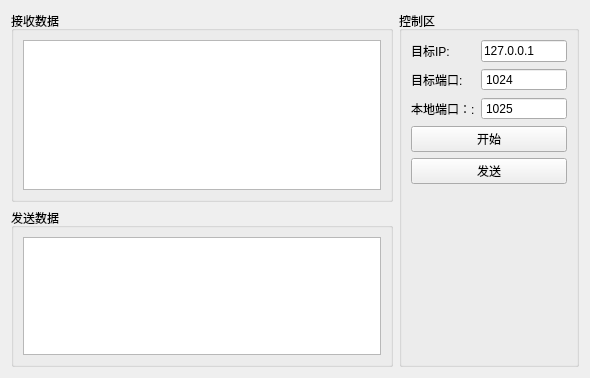
<?xml version="1.0" encoding="UTF-8"?>
<ui version="4.0">
 <class>SimpleUdpSocket2</class>
 <widget class="QWidget" name="SimpleUdpSocket2">
  <property name="geometry">
   <rect>
    <x>0</x>
    <y>0</y>
    <width>590</width>
    <height>378</height>
   </rect>
  </property>
  <property name="windowTitle">
   <string>Form</string>
  </property>
  <layout class="QGridLayout" name="gridLayout_4">
   <item row="0" column="0">
    <widget class="QGroupBox" name="groupBox">
     <property name="title">
      <string>接收数据</string>
     </property>
     <layout class="QGridLayout" name="gridLayout_3">
      <item row="0" column="0">
       <widget class="QTextEdit" name="text_recv"/>
      </item>
     </layout>
    </widget>
   </item>
   <item row="0" column="1" rowspan="2">
    <widget class="QGroupBox" name="groupBox_3">
     <property name="sizePolicy">
      <sizepolicy hsizetype="Fixed" vsizetype="Preferred">
       <horstretch>0</horstretch>
       <verstretch>0</verstretch>
      </sizepolicy>
     </property>
     <property name="maximumSize">
      <size>
       <width>180</width>
       <height>16777215</height>
      </size>
     </property>
     <property name="title">
      <string>控制区</string>
     </property>
     <layout class="QGridLayout" name="gridLayout">
      <item row="0" column="0">
       <widget class="QLabel" name="label">
        <property name="text">
         <string>目标IP:</string>
        </property>
       </widget>
      </item>
      <item row="0" column="1" colspan="2">
       <widget class="QLineEdit" name="line_peerAddress">
        <property name="text">
         <string>127.0.0.1</string>
        </property>
       </widget>
      </item>
      <item row="1" column="0">
       <widget class="QLabel" name="label_2">
        <property name="text">
         <string>目标端口:</string>
        </property>
       </widget>
      </item>
      <item row="1" column="1" colspan="2">
       <widget class="QSpinBox" name="spin_peerPort">
        <property name="buttonSymbols">
         <enum>QAbstractSpinBox::NoButtons</enum>
        </property>
        <property name="maximum">
         <number>65535</number>
        </property>
        <property name="value">
         <number>1024</number>
        </property>
       </widget>
      </item>
      <item row="3" column="0" colspan="3">
       <widget class="QPushButton" name="but_connect">
        <property name="text">
         <string>开始</string>
        </property>
       </widget>
      </item>
      <item row="4" column="0" colspan="3">
       <widget class="QPushButton" name="but_send">
        <property name="text">
         <string>发送</string>
        </property>
       </widget>
      </item>
      <item row="5" column="0">
       <spacer name="verticalSpacer">
        <property name="orientation">
         <enum>Qt::Vertical</enum>
        </property>
        <property name="sizeHint" stdset="0">
         <size>
          <width>20</width>
          <height>40</height>
         </size>
        </property>
       </spacer>
      </item>
      <item row="2" column="0">
       <widget class="QLabel" name="label_3">
        <property name="text">
         <string>本地端口：:</string>
        </property>
       </widget>
      </item>
      <item row="2" column="1" colspan="2">
       <widget class="QSpinBox" name="spin_localPort">
        <property name="enabled">
         <bool>true</bool>
        </property>
        <property name="buttonSymbols">
         <enum>QAbstractSpinBox::NoButtons</enum>
        </property>
        <property name="maximum">
         <number>65535</number>
        </property>
        <property name="value">
         <number>1025</number>
        </property>
       </widget>
      </item>
     </layout>
    </widget>
   </item>
   <item row="1" column="0">
    <widget class="QGroupBox" name="groupBox_2">
     <property name="maximumSize">
      <size>
       <width>16777215</width>
       <height>200</height>
      </size>
     </property>
     <property name="title">
      <string>发送数据</string>
     </property>
     <layout class="QGridLayout" name="gridLayout_2">
      <item row="0" column="0">
       <widget class="QTextEdit" name="text_send"/>
      </item>
     </layout>
    </widget>
   </item>
  </layout>
 </widget>
 <resources/>
 <connections/>
</ui>
